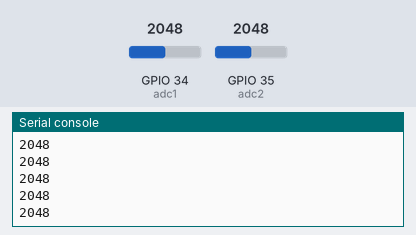
The program below on a simulated ESP32 board running MicroPython. Shown: the last lines printed to the serial console. The inputs (shaded band) are chosen by the test bench; at power-on: GPIO 34 (adc1) = 2048, GPIO 35 (adc2) = 2048 (analog values on the 0–4095 scale).

Above: at 1.2 s.
1.3 s: GPIO 34 (adc1) set to 2866
At 1.71 s:
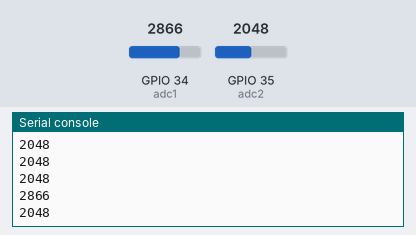
2.8 s: GPIO 35 (adc2) set to 1228
At 3.21 s:
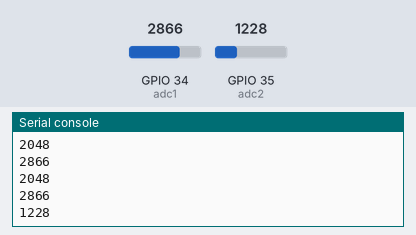
4.3 s: GPIO 34 (adc1) set to 3603
At 4.41 s:
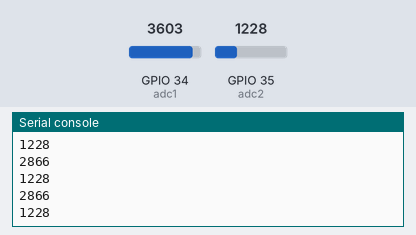
5.8 s: GPIO 35 (adc2) set to 491
At 5.91 s:
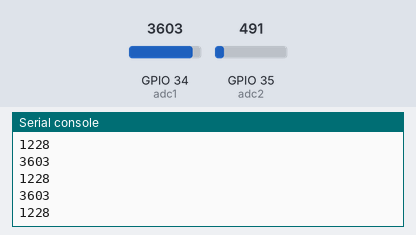
Timing chart, 0 to 8.3 s (numbered marks = the images above; inputs shaded):
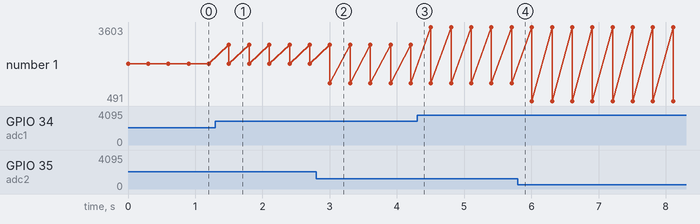

The program:

main.py
```python
from machine import Pin, ADC
import time

PIN_POT1 = 34
PIN_POT2 = 35

adc1 = ADC(Pin(PIN_POT1))
adc1.atten(ADC.ATTN_11DB)
adc1.width(ADC.WIDTH_12BIT)

adc2 = ADC(Pin(PIN_POT2))
adc2.atten(ADC.ATTN_11DB)
adc2.width(ADC.WIDTH_12BIT)

print("Fw_real listo.")

while True:
    print(adc1.read())
    print(adc2.read())
    time.sleep_ms(300)
```

Measured:
- after the input at 1.3 s, the serial console: prints a new line after 0.20 s (image 1)
- after the input at 2.8 s, the serial console: prints a new line after 0.20 s (image 2)
- plotted number 1: 2048 → 1228 after the input at 2.8 s, 1228 → 491 after the input at 5.8 s
